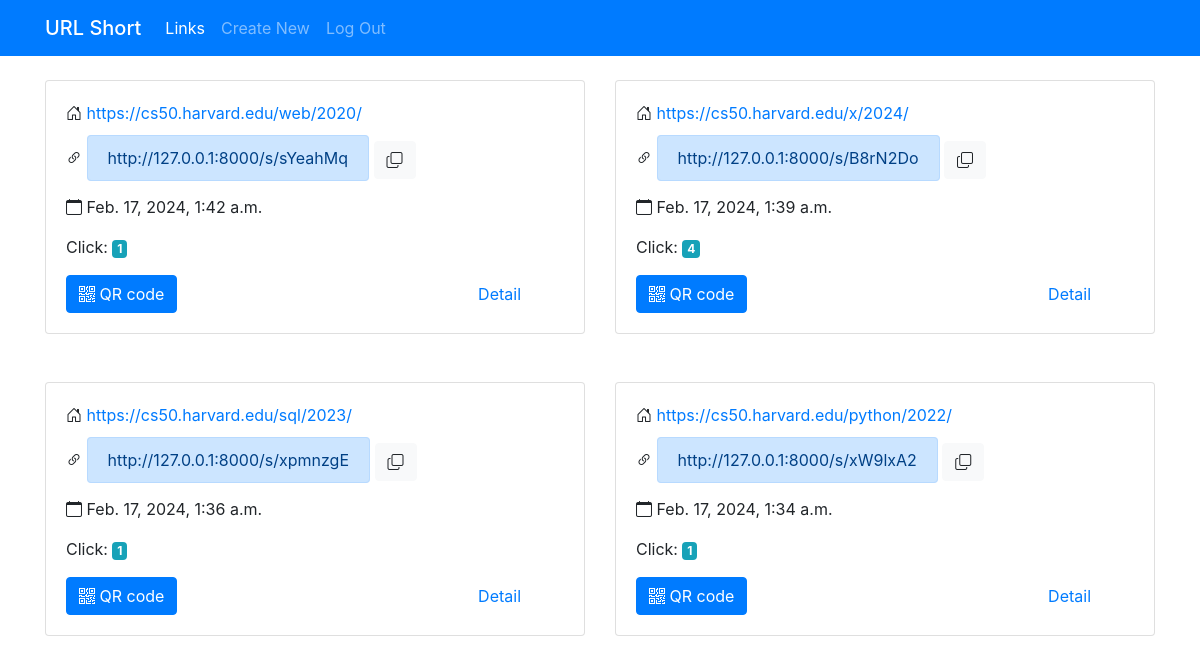
Page / (signed in) on the committed database.
### capstone/models.py (models this page shows)
class Urlshort(models.Model):
    user = models.ForeignKey(User, on_delete=models.CASCADE, null=True, blank=True)
    url_asli = models.TextField()
    url_singkat = models.CharField(max_length=100, unique=True)
    password = models.CharField(max_length=100, null=True)
    waktu = models.DateTimeField(default=timezone.now)
    jumlah_klik = models.IntegerField(default=0)

### capstone/views.py (the view)
# urls.py: path("", views.index, name="index"),
@login_required(login_url="/login")
def index(request):
    links = Urlshort.objects.filter(user=request.user).order_by('-waktu')
    context = { "all_links": links}
    return render(request, "capstone/index.html", context)

### capstone/templates/capstone/index.html (shortened to what this page needs)
{% extends "capstone/layout.html" %}
{% load static %}
{% block body %}
<div class="container">
    <div class="row">
      {% for link in all_links %}
          <div class="col-sm-6">
            <br>
            <div class="card">
              <div class="card-body">
                <p class="card-text"><i class="bi bi-house-door"></i> <a href="{{link.url_asli}}" target="_blank">{{link.url_asli|slice:":50"}}</a></p>
                <p class="card-text"><i class="bi bi-link-45deg"></i>
                  <a href="http://127.0.0.1:8000/s/{{link.url_singkat}}" target="_blank">
                    <span class="alert alert-primary">http://127.0.0.1:8000/s/{{link.url_singkat}}</span>
                  </a>
                  <button type="button" class="btn btn-light" onclick="copy_text('http://127.0.0.1:8000/s/{{link.url_singkat}}')"> <i class="bi bi-copy"> </i> </button>
                </p>
                <p class="card-text"><i class="bi bi-calendar"></i> {{link.waktu}}</p>
                <p class="card-text">Click: <span class="badge badge-info">{{link.jumlah_klik}}</span></p>
                <p class="card-text">
                  <button type="button" class="btn btn-primary" data-toggle="modal" data-target="#modal-qrcode" onclick="generate_qr_code('http://127.0.0.1:8000/s/{{link.url_singkat}}')">
                    <i class="bi bi-qr-code"></i> QR code
                  </button>
                  <a href="{% url 'detail' link.id %}"  type="button" class="btn btn-link button-right">Detail</a>
                </p>
              </div>
          </div>
          <br>
        </div>
      {% endfor %}
    </div>
</div>
{% endblock %}

### capstone/templates/capstone/layout.html (shortened to what this page needs)
{% load static %}
<!DOCTYPE html>
<html lang="en">
    <head>
        <link rel="stylesheet" href="https://stackpath.bootstrapcdn.com/bootstrap/4.4.1/css/bootstrap.min.css">
        <link href="{% static 'capstone/styles.css' %}" rel="stylesheet">
        <link rel="stylesheet" href="https://cdn.jsdelivr.net/npm/bootstrap-icons@1.11.3/font/bootstrap-icons.min.css">
    </head>
    <body>
        <nav class="navbar navbar-expand-lg navbar-dark bg-primary " style="color: white;">
            <div class="container">
                <span class="navbar-brand mb-0 h1">URL Short</span>
            <div class="collapse navbar-collapse" id="navbarNav">
              <ul class="navbar-nav">
                {% if user.is_authenticated %}
                    <li class="nav-item">
                        <a class="nav-link {% if request.path == '/' %} active {% endif %}" href="{% url 'index' %}">Links</a>
                    </li>
                    <li class="nav-item">
                        <a class="nav-link {% if request.path == '/create_short_url' %} active {% endif %}" href="{% url 'create_short_url' %}">Create New</a>
                    </li>
                    <li class="nav-item">
                        <a class="nav-link " href="{% url 'logout' %}">Log Out</a>
                    </li>
                {% endif %}
              </ul>
            </div>
        </div>
          </nav>
        <div class="body">
            {% block body %}
            {% endblock %}
        </div>
    </body>
</html>

### capstone/static/capstone/styles.css (style rules this page uses)
.button-right { float : right; margin-right: 30px; }

### rows in the picture
Urlshort: url_asli "https://cs50.harvard.edu/web/2020/", url_singkat "sYeahMq", waktu "Feb. 17, 2024, 1:42 a.m.", jumlah_klik "1"
Urlshort: url_asli "https://cs50.harvard.edu/x/2024/", url_singkat "B8rN2Do", waktu "Feb. 17, 2024, 1:39 a.m.", jumlah_klik "4"
Urlshort: url_asli "https://cs50.harvard.edu/sql/2023/", url_singkat "xpmnzgE", waktu "Feb. 17, 2024, 1:36 a.m.", jumlah_klik "1"
Urlshort: url_asli "https://cs50.harvard.edu/python/2022/", url_singkat "xW9lxA2", waktu "Feb. 17, 2024, 1:34 a.m.", jumlah_klik "1"
